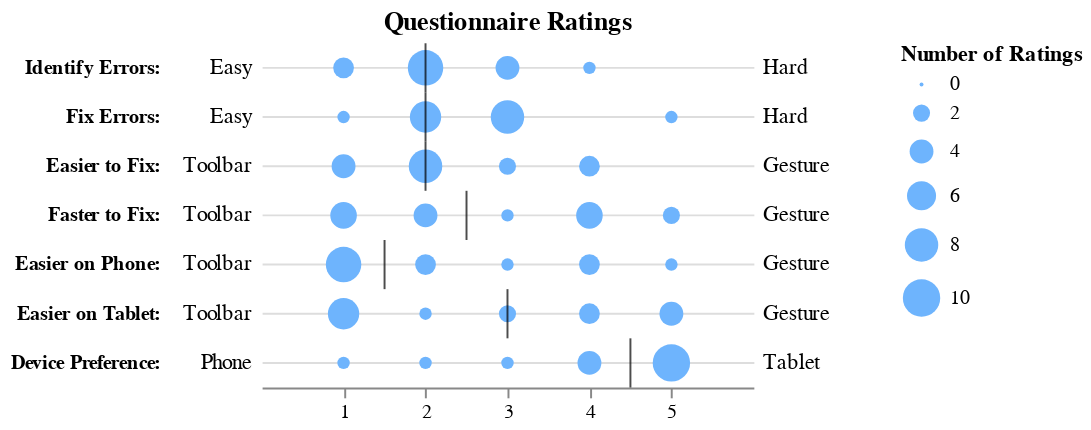

The code cell stored with this chart in its notebook:
### Code cell
data Errors = IE | FE | EF | FF | EP | ET | DP | TBL | TBR

fromE IE = "Identify Errors:"
fromE FE = "Fix Errors:"
fromE EF = "Easier to Fix:"
fromE FF = "Faster to Fix:"
fromE EP = "Easier on Phone:"
fromE ET = "Easier on Tablet:"
fromE DP = "Device Preference:"
fromE TBL = "Tablet_First"
fromE TBR = "Toolbar_First"

layerLikert =
    let label = description "Likert Scale Ratings Distributions and Medians. (Figure 9 from @jhoffswell and @zcliu's ['Interactive Repair of Tables Extracted from PDF Documents on Mobile Devices'](https://idl.cs.washington.edu/files/2019-InteractiveTableRepair-CHI.pdf))"
        titleOpt = title "Questionnaire Ratings" []
        viewOpt = viewBackground [VBNoStroke]

        mData = [ (IE, 1.999976, "Easy", "Hard")
                , (FE, 2, "Easy", "Hard")
                , (EF, 1.999969, "Toolbar", "Gesture")
                , (FF, 2.500045, "Toolbar", "Gesture")
                , (EP, 1.500022, "Toolbar", "Gesture")
                , (ET, 2.99998, "Toolbar", "Gesture")
                , (DP, 4.500007, "Phone", "Tablet") ]
        mRow (name, med, lo, hi) = dataRow [("name", Str (fromE name)), ("median", Number med), ("lo", Str lo), ("hi", Str hi)]
        medians = dataFromRows [] (foldr mRow [] mData)

        vData = [ ("P1", [2, 2, 3, 4, 2, 5, 5, 1, 1])
                , ("P2", [2, 3, 4, 5, 5, 5, 5, 1, 1])
                , ("P3", [2, 2, 2, 1, 2, 1, 5, 1, 0])
                , ("P4", [3, 3, 2, 2, 4, 1, 5, 1, 0])
                , ("P5", [2, 2, 4, 4, 4, 5, 5, 0, 1])
                , ("P6", [1, 3, 3, 4, 4, 4, 4, 0, 1])
                , ("P7", [2, 3, 4, 5, 3, 2, 4, 0, 0])
                , ("P8", [3, 1, 2, 4, 2, 5, 5, 0, 0])
                , ("P9", [2, 3, 2, 4, 1, 4, 4, 1, 1])
                , ("P10", [2, 2, 1, 1, 1, 1, 5, 1, 1])
                , ("P11", [2, 2, 1, 1, 1, 1, 4, 1, 0])
                , ("P12", [1, 3, 2, 3, 1, 3, 3, 0, 1])
                , ("P13", [2, 2, 1, 1, 1, 1, 5, 0, 0])
                , ("P14", [3, 3, 2, 2, 1, 1, 1, 1, 1])
                , ("P15", [4, 5, 1, 1, 1, 1, 5, 1, 0])
                , ("P16", [1, 3, 2, 2, 1, 4, 5, 0, 1])
                , ("P17", [3, 2, 2, 2, 1, 3, 2, 0, 0])
                ]

        names = [IE, FE, EF, FF, EP, ET, DP, TBL, TBR]
        v1Row pid = dataRow [("value", Str pid), ("name", Str "Participant ID"), ("id", Str pid)]
        v2Row pid (value, name) = dataRow [("value", Number value), ("name", Str (fromE name)), ("id", Str pid)]
        vRow (pid, vs) = v1Row pid (foldr (v2Row pid) [] (zip vs names)) 
        values = dataFromRows [] (concatMap vRow vData)
        
        dsets = datasets [("medians", medians), ("values", values)]
        yAxis = [AxDomain False, AxOffset 50, AxLabelFontWeight Bold, AxTicks False, AxGrid True, AxNoTitle]
        enc = encoding
                . position Y [PName "name", PmType Nominal, PSort [], PAxis yAxis]

        trans1 = transform
                   . filter (FExpr "datum.name != 'Toolbar_First'")
                   . filter (FExpr "datum.name != 'Tablet_First'")
                   . filter (FExpr "datum.name != 'Participant ID'")
        enc1 = encoding
                  . position X [ PName "value", PmType Quantitative
                               , PScale [SDomain (DNumbers [0, 6])]
                               , PAxis [AxGrid False, AxValues (Numbers [1, 2, 3, 4, 5])]
                               ]
                  . size [ MAggregate Count, MmType Quantitative
                         , MLegend [LTitle "Number of Ratings", LOffset 75]
                         ]
                  . color [MString "#6EB4FD"]                  
        lyr1 = [mark Circle [], dataFromSource "values" [], trans1 [], enc1 []]

        enc2 = encoding
                 . position X [ PName "median", PmType Quantitative
                              , PAxis [AxNoTitle]
                              ]
                 . color [MString "black"]
        lyr2 = [mark Tick [], enc2 []]

        lyr3 = [ mark Text [MX (-5), MAlign AlignRight]
               , encoding (text [TName "lo", TmType Nominal] [])
               ]
               
        lyr4 = [ mark Text [MX 255, MAlign AlignLeft]
               , encoding (text [TName "hi", TmType Nominal] [])
               ]
               
        lyr = layer (map asSpec [lyr1, lyr2, lyr3, lyr4])
        vlOpts = [ label, titleOpt, height 175, width 250, viewOpt
                 , enc [], dsets, dsets, dataFromSource "medians" []
                 , lyr
                 ]
         
    in toVegaLite vlOpts
    
vlShow layerLikert

### Figure 1 — Vega-Lite specification as saved in the notebook (floating-point values rounded to 4 significant figures; data arrays with more than 128 entries replaced by an {"elided": "..."} marker saying what was removed)
{"$schema": "https://vega.github.io/schema/vega-lite/v4.json", "data": {"name": "medians"}, "datasets": {"medians": [{"hi": "Hard", "lo": "Easy", "median": 2.0, "name": "Identify Errors:"}, {"hi": "Hard", "lo": "Easy", "median": 2, "name": "Fix Errors:"}, {"hi": "Gesture", "lo": "Toolbar", "median": 2.0, "name": "Easier to Fix:"}, {"hi": "Gesture", "lo": "Toolbar", "median": 2.5, "name": "Faster to Fix:"}, {"hi": "Gesture", "lo": "Toolbar", "median": 1.5, "name": "Easier on Phone:"}, {"hi": "Gesture", "lo": "Toolbar", "median": 3.0, "name": "Easier on Tablet:"}, {"hi": "Tablet", "lo": "Phone", "median": 4.5, "name": "Device Preference:"}], "values": {"elided": "170 records"}}, "description": "Likert Scale Ratings Distributions and Medians. (Figure 9 from @jhoffswell and @zcliu's ['Interactive Repair of Tables Extracted from PDF Documents on Mobile Devices'](https://idl.cs.washington.edu/files/2019-InteractiveTableRepair-CHI.pdf))", "encoding": {"y": {"axis": {"domain": false, "grid": true, "labelFontWeight": "bold", "offset": 50, "ticks": false, "title": null}, "field": "name", "sort": null, "type": "nominal"}}, "height": 175, "layer": [{"data": {"name": "values"}, "encoding": {"color": {"value": "#6EB4FD"}, "size": {"aggregate": "count", "legend": {"offset": 75, "title": "Number of Ratings"}, "type": "quantitative"}, "x": {"axis": {"grid": false, "values": [1, 2, 3, 4, 5]}, "field": "value", "scale": {"domain": [0, 6]}, "type": "quantitative"}}, "mark": "circle", "transform": [{"filter": "datum.name != 'Toolbar_First'"}, {"filter": "datum.name != 'Tablet_First'"}, {"filter": "datum.name != 'Participant ID'"}]}, {"encoding": {"color": {"value": "black"}, "x": {"axis": {"title": null}, "field": "median", "type": "quantitative"}}, "mark": "tick"}, {"encoding": {"text": {"field": "lo", "type": "nominal"}}, "mark": {"align": "right", "type": "text", "x": -5}}, {"encoding": {"text": {"field": "hi", "type": "nominal"}}, "mark": {"align": "left", "type": "text", "x": 255}}], "title": "Questionnaire Ratings", "view": {"stroke": null}, "width": 250}
